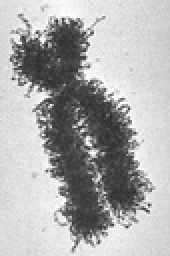
%> input picture Images/electron_micrograph_of_a_human_chromosome.jpg, 85 x 128 px, shrunk from 339 x 509 before the run (shown 2 times larger)
$ octave Problem1.m   (GNU Octave 9; MATLAB toolbox functions it lacks are replaced by stand-ins)
%> lines starting %> are read from the running program, lines starting %| are printed output that depends on the picture; in (x1, y1, x2, y2) boxes, pixels count from 0 and x2, y2 are one past the last pixel; in counts of white or black regions, pixels touching at a corner belong together; the program's own positions count from 1
% [12 lines of commented-out code are left out]
im = imread('electron_micrograph_of_a_human_chromosome.jpg');
%> im is the input picture: size 128x85 uint8; min 44, max 255, mean 172.9
im = 1-im2double(im);
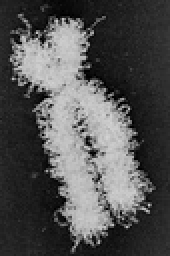
%> im: size 128x85 double (shown 2 times larger); min 0, max 0.827, mean 0.322
h = fspecial('gaussian',25,15);
im = imfilter(im,h,'replicate');
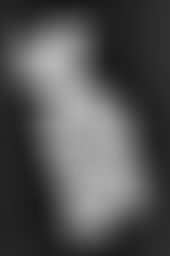
%> im: size 128x85 double (shown 2 times larger); min 0.0987, max 0.712, mean 0.322
im = im2bw(im,1.7*graythresh(im));
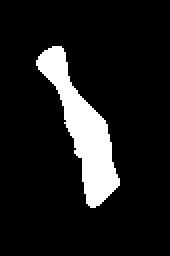
%> im: size 128x85 logical (shown 2 times larger); 11% white; 1 white region, box (x1, y1, x2, y2) and area: (18, 23, 60, 104) 1199

[ROW,COL] = size(im);
%> ROW = 128; COL = 85

% Create a vector to store the p values
p = zeros(1,9);

im2 = im;

% Set the condition flags to false
flagA = false;
flagB = false;
flagC = false;
flagD = false;

% Set step 2 flag to false.
step2Flag = false;

% Set flag indicating there are still points to delete
it = true;
iterationCount = 0;

%% While there are still points to delete - apply two steps
while(it == true)

    % Track the number of iterations
    iterationCount = iterationCount + 1;

    % Initial flag to indicate start of step 1
    step2Flag = false;

    % Loop through steps 1 and 2
    for step = 1 : 2

        % Matrix to flag points for deletion
        flaggedPoint = zeros(ROW,COL);

        %% Step - Flag points for deletion based on iteration step
        for i = 2 : ROW -1
            for j = 2 : COL -1

                % Apply filter to each index point in image
                p(1) = im(i,j);
                p(2) = im(i,j-1);
                p(3) = im(i+1,j-1);
                p(4) = im(i+1,j);
                p(5) = im(i+1,j+1);
                p(6) = im(i,j+1);
                p(7) = im(i-1,j+1);
                p(8) = im(i-1,j);
                p(9) = im(i-1,j-1);

                % If the point is a bourder point - Apply the four
                % conditional checks
                if(p(1) == 1 && (p(2) == 0|| p(3)==0||p(4)==0||p(5)==0||p(6)==0||p(7)==0||p(8)==0||p(9)==0))

                    % Condition A - Count the number of non-zero neighbours of p1
                    aCount = 0;
                    for x = 2 : numel(p)
                        if(p(x))
                            aCount = aCount + 1;
                        end
                    end

                    % 2<= N(p(1)) <=6
                    if( aCount >= 2 && aCount <= 6)
                        flagA = true;
                    end


                    % Condition B - Count the number of 0-1 transitions
                    bCount = 0;
                    for x = 2 : numel(p)
                        y = x+1;

                        % Check between p(9) - p(2)
                        if(x == 9)
                            y = 2;
                        end

                        if((p(x) == 0 && p(y) == 1))
                            bCount = bCount + 1;
                        end
                    end

                    % T(p1) = 1
                    if (bCount == 1)
                        flagB = true;
                    end

                    % Condition C - dependant on which step is being appled
                    if((p(2)*p(4)*p(6)) == 0 && (step2Flag == false))
                        flagC = true;
                    elseif(p(2)*p(4)*p(8) == 0 && (step2Flag == true))
                        flagC = true;
                    end

                    % Condition D - dependant on which step is being appled
                    if((p(4)*p(6)*p(8) == 0) && (step2Flag == false))
                        flagD = true;
                    elseif( (p(2)*p(6)*p(8) == 0) && (step2Flag == true))
                        flagD = true;
                    end

                    % If all conditions pass, flag that point for deletion
                    if(flagA && flagB && flagC && flagD)
                        flaggedPoint(i,j) = 1;
                    end


                    % Reset flags
                    flagA = false;
                    flagB = false;
                    flagC = false;
                    flagD = false;
                end
            end

        end

        % Variable to track whether points have been flagged in current
        % step.
        c = 0;

        % At the end of each step - delete flagged points
        for i = 1 : ROW
            for j = 1 : COL
                if(flaggedPoint(i,j) == 1)
                    im(i,j) = 0;
                    it = true;
                    c = c+1;
                end
            end
        end

        % If no points have been flagged - stop.
        if(c == 0)
           it = false;
        end

        % Start step 2 flags
        step2Flag = true;
    end
end
%> flaggedPoint: size 128x85 double; every value is 0
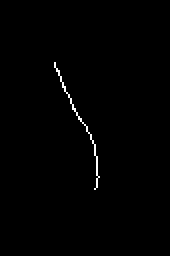
%> im: size 128x85 logical (shown 2 times larger); 0.62% white in thin lines or dots, all inside (x1, y1, x2, y2) = (27, 31, 50, 95)
%> after the loop, aCount = 1; bCount = 1; flagA = false; flagB = false; flagC = false; flagD = false; it = false; iterationCount = 8; p = [0 0 0 0 0 0 0 0 0]; y = 2

% Show skeleton image
imshow(im);
